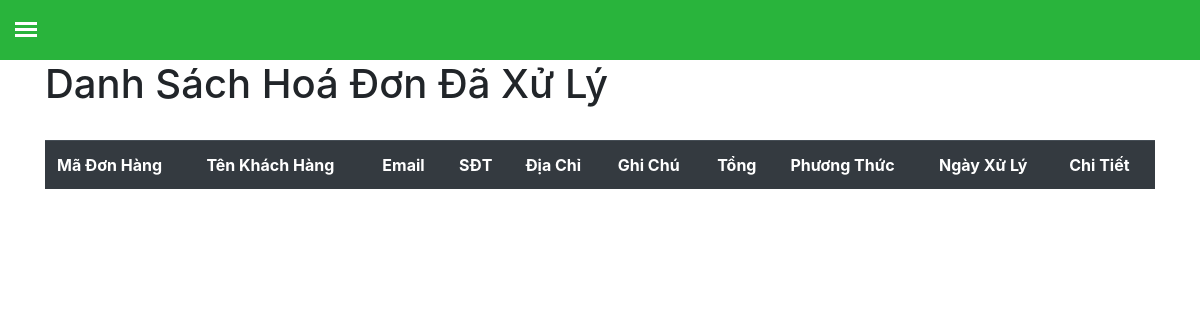
Page /BillController/Index (signed in) on the earlier database version.
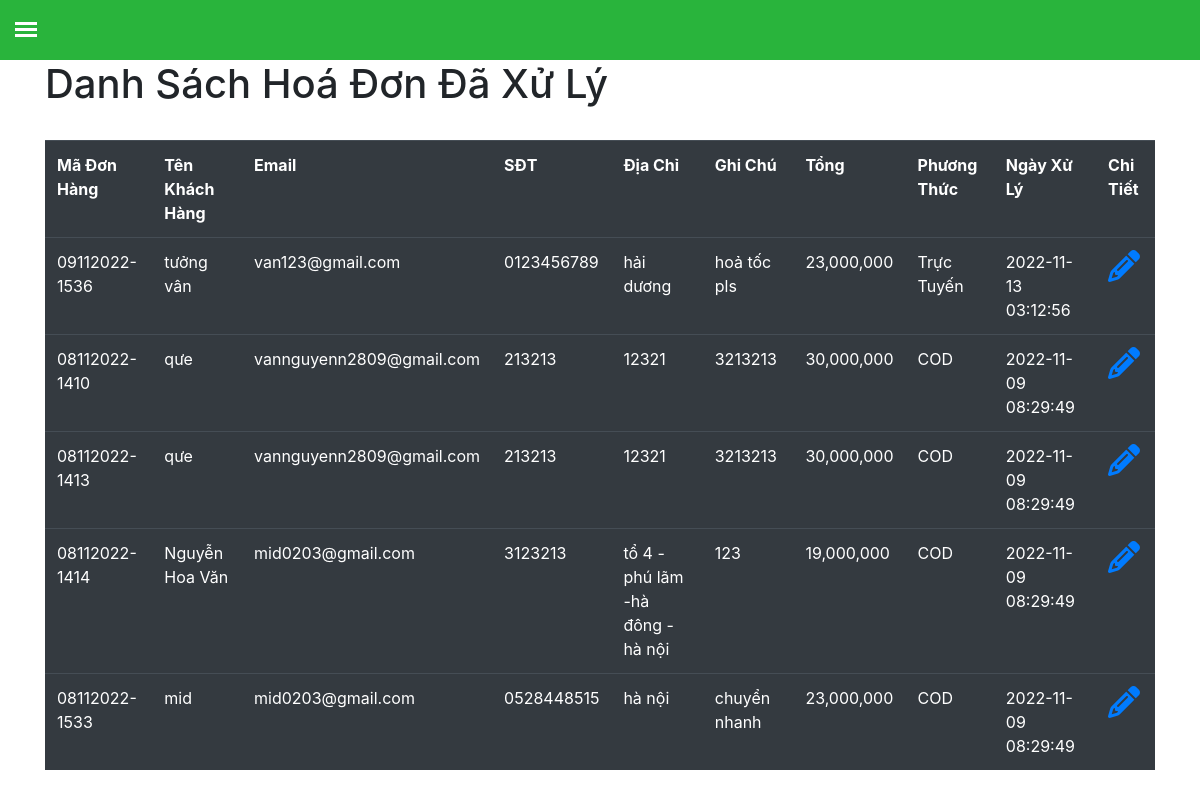
Same page on the later database version.
### tables this page shows
CREATE TABLE `don_hang` (
  `ma_don_hang` varchar(20) NOT NULL,
  `ten_nguoi_dat` varchar(40) NOT NULL,
  `email_nguoi_nhan` varchar(40) NOT NULL,
  `sdt_nguoi_nhan` varchar(11) NOT NULL,
  `dc_nguoi_nhan` varchar(40) NOT NULL,
  `ghi_chu` text NOT NULL,
  `phuong_thuc` varchar(20) NOT NULL,
  `tong` varchar(20) NOT NULL,
  `trang_thai` varchar(15) NOT NULL,
  `create_at` timestamp NOT NULL DEFAULT current_timestamp() ON UPDATE current_timestamp()
);

### admin/Core/BaseController.php (called while the page is built, shortened)
<?php
class BaseController
{
    public function view($viewFile , $view, $data=[])
    {
        require_once './admin/Views/'.$viewFile.'/'.$view.'.php';
    }
}

### admin/Controllers/BillController.php (called while the page is built, shortened)
<?php
class BillController extends BaseController {
    protected $billModel;
    public function __construct()
    {
        $this->billModel = new BillModel;
    }
    public function Index(){
        $this->main_content = $this->billModel->getTable();
        $this->view('Bill','main',$this->main_content);
    }
}

### admin/Core/App.php (called while the page is built, shortened)
<?php
class App
{
    protected $controller = 'UserHomeController';
    protected $action = 'index';
    function __construct()
    {
        $url = $this->XuLy_Url();
        if (file_exists("./admin/Controllers/" . $url[0] . ".php")) {
            $this->controller = $url[0];
            unset($url[0]);
        }
        else {
            require_once './admin/Controllers/404.php';
        }
        if (isset($url[1])) {
            if (method_exists($this->controller, $url[1])) {
                $this->action = $url[1];
            }
            unset($url[1]);
        }
        $this->param = $url ? array_values($url) : [];
         call_user_func_array([new $this->controller, $this->action], $this->param);
    }
    public function XuLy_Url()
    {
        if (isset($_GET['url'])) {
            return explode("/", filter_var(trim($_GET["url"], "/")));
        }
    }
}

### index.php (called while the page is built, shortened)
<?php
$myApp = new App();

### admin/DB/Database.php (called while the page is built, shortened)
<?php
    class Database {
        protected $connect;
        protected function connection(){
            try {
                $this->connect = new PDO(Database::DB_DSN, Database::USERNAME, Database::PASSWORD);
              } catch (PDOException $e) {
                die("Kết nối CSDL theo PDO thất bại: " . $e->getMessage());
              }
              return $this->connect;
            }
    }

### admin/Models/BillModel.php (called while the page is built, shortened)
<?php
class BillModel extends BaseModel
{
    public function getTable()
    {
        $sql_obj = $this->connect->prepare("SELECT * FROM don_hang WHERE trang_thai = 'đã xử lý' ORDER BY create_at DESC ");
        $arr_select = [];
        $sql_obj->execute($arr_select);
        $result = $sql_obj->fetchAll(PDO::FETCH_ASSOC);
        return $result;
    }
}

### admin/Views/Bill/main.php (the view)
<div class="container">
    <div class="product">
     <h1>Danh Sách Hoá Đơn Đã Xử Lý </h1>
     <br>
     <table class="table table-dark table-hover">
       <tr>
         <th>Mã Đơn Hàng</th>
         <th>Tên Khách Hàng</th>
         <th>Email</th>
         <th>SĐT</th>
         <th>Địa Chỉ</th>
         <th>Ghi Chú</th>
         <th>Tổng</th>
         <th>Phương Thức</th>
         <th>Ngày Xử Lý</th>
         <th>Chi Tiết</th>
       </tr>
       <?php foreach ($data as $r) : ?>
         <tr>
           <td><?php echo $r['ma_don_hang'] ?></td>
           <td><?php echo $r['ten_nguoi_dat'] ?></td>
           <td><?php echo $r['email_nguoi_nhan'] ?></td>
           <td><?php echo $r['sdt_nguoi_nhan'] ?></td>
           <td><?php echo $r['dc_nguoi_nhan'] ?></td>
           <td><?php echo $r['ghi_chu'] ?></td>
           <td><?php echo number_format($r['tong'])  ?></td>
           <td><?php echo $r['phuong_thuc'] ?></td>
           <td><?php echo $r['create_at'] ?></td>
           <td><a href="<?php echo DIR_HTTP ?>/BillController/Detail?id=<?php echo $r['ma_don_hang'] ?>"><i class="fa fa-pencil fa-2x"></i></a></td>
         </tr>
       <?php endforeach; ?>
     </table>
   </div>
   </div>

Differences in the rows shown:
added don_hang: ma_don_hang "09112022-1536", ten_nguoi_dat "tưởng vân", email_nguoi_nhan "van123@gmail.com", sdt_nguoi_nhan "0123456789", dc_nguoi_nhan "hải dương", ghi_chu "hoả tốc pls", tong "23,000,000", phuong_thuc "Trực Tuyến", create_at "2022-11-13 03:12:56"
now on this page (row edited): don_hang: ma_don_hang "08112022-1410", ten_nguoi_dat "qưe", email_nguoi_nhan "vannguyenn2809@gmail.com", sdt_nguoi_nhan "213213", dc_nguoi_nhan "12321", ghi_chu "3213213", tong "30,000,000", phuong_thuc "COD", create_at "2022-11-09 08:29:49"
now on this page (row edited): don_hang: ma_don_hang "08112022-1413", ten_nguoi_dat "qưe", email_nguoi_nhan "vannguyenn2809@gmail.com", sdt_nguoi_nhan "213213", dc_nguoi_nhan "12321", ghi_chu "3213213", tong "30,000,000", phuong_thuc "COD", create_at "2022-11-09 08:29:49"
now on this page (row edited): don_hang: ma_don_hang "08112022-1414", ten_nguoi_dat "Nguyễn Hoa Văn", email_nguoi_nhan "mid0203@gmail.com", sdt_nguoi_nhan "3123213", dc_nguoi_nhan "tổ 4 - phú lãm -hà đông - hà nội", ghi_chu "123", tong "19,000,000", phuong_thuc "COD", create_at "2022-11-09 08:29:49"
now on this page (row edited): don_hang: ma_don_hang "08112022-1533", ten_nguoi_dat "mid", email_nguoi_nhan "mid0203@gmail.com", sdt_nguoi_nhan "0528448515", dc_nguoi_nhan "hà nội", ghi_chu "chuyển nhanh", tong "23,000,000", phuong_thuc "COD", create_at "2022-11-09 08:29:49"
